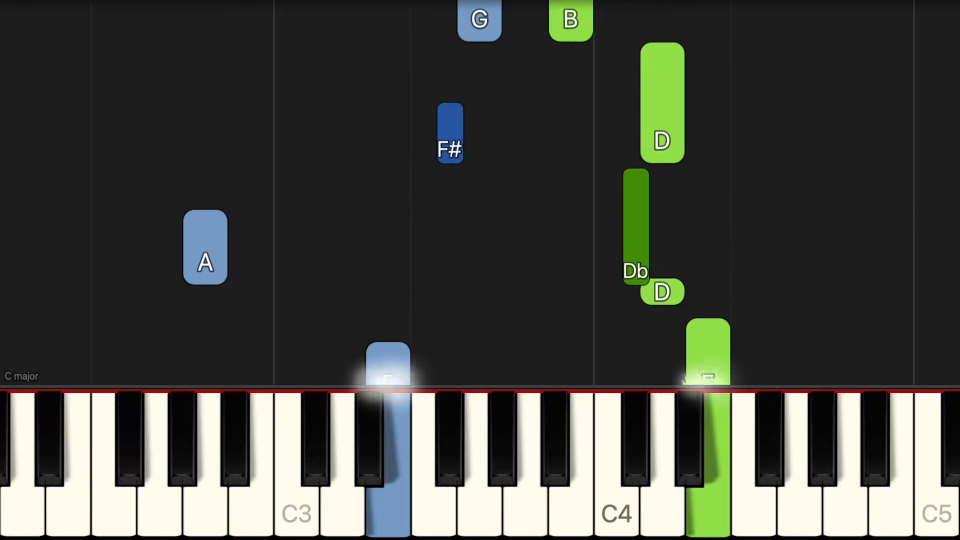
#> input picture frame 1151 of videos/heart_and_soul.webm, 1920 x 1080 px (shown at 1/2 size)
$ python detect_keys_positions.py
#> lines starting #> are read from the running program, lines starting #| are printed output that depends on the picture; after the words box and inside, x2 and y2 are one past the last pixel; in counts of white or black regions, pixels touching at a corner belong together
import cv2
import numpy as np

def detectar_teclas(video_path):
    # Abrir o vídeo
#> called with video_path = 'videos/heart_and_soul.webm'
    cap = cv2.VideoCapture(video_path)
    if not cap.isOpened():
        raise ValueError("Não foi possível abrir o vídeo. Verifique o arquivo.")

    # Obter total de frames e calcular o frame do meio
    total_frames = int(cap.get(cv2.CAP_PROP_FRAME_COUNT))
    middle_frame_idx = total_frames // 2
    cap.set(cv2.CAP_PROP_POS_FRAMES, middle_frame_idx)

    # Capturar o frame do meio
    ret, frame = cap.read()
#> frame is the input picture: shape (1080, 1920, 3); mean B, G, R 65.5, 71.4, 69.4
    cap.release()

    if not ret:
        raise ValueError("Não foi possível capturar o frame do meio do vídeo.")

    # Converter para escala de cinza
    gray = cv2.cvtColor(frame, cv2.COLOR_BGR2GRAY)
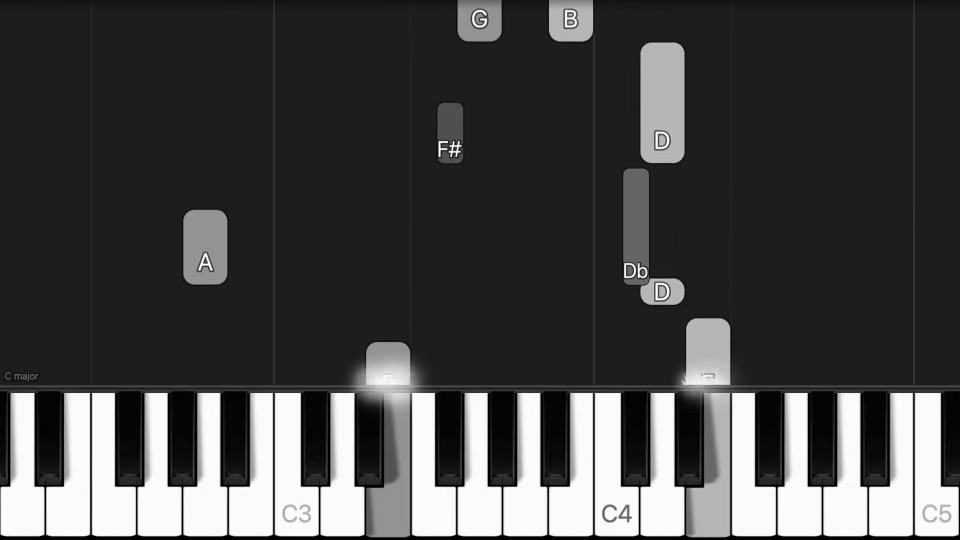
#> gray: shape (1080, 1920) (shown at 1/2 size); min 0, max 255, mean 70.2

    # Aplicar detecção de bordas
    edges = cv2.Canny(gray, 50, 150)
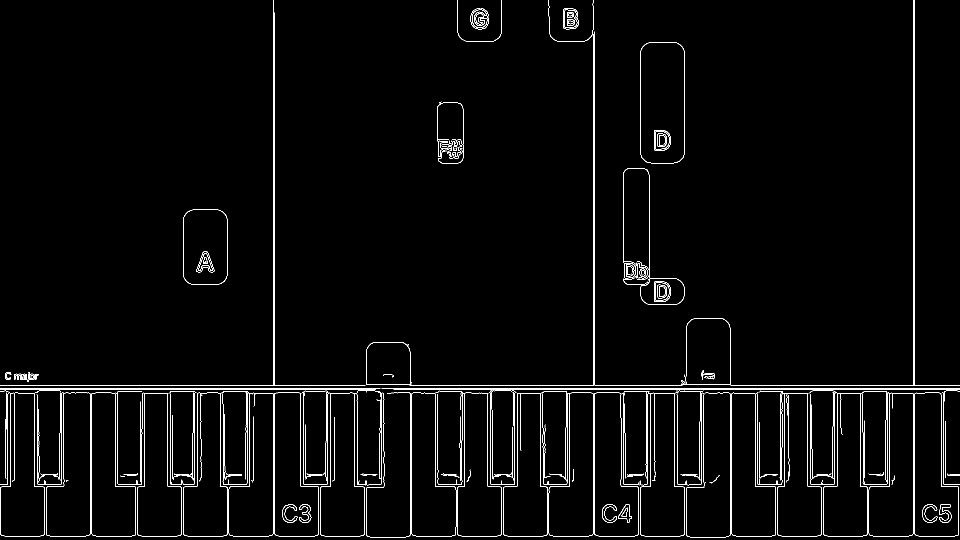
#> edges: shape (1080, 1920) (shown at 1/2 size); 2.3% white in thin lines or dots

    # Encontrar contornos
    contours, _ = cv2.findContours(edges, cv2.RETR_EXTERNAL, cv2.CHAIN_APPROX_SIMPLE)
#> contours = 133 contours, 97 with area under 20; largest, box (x1, y1, x2, y2) and area: (366, 782, 547, 1073) 34886, (1243, 782, 1370, 1073) 27047, (1280, 84, 1370, 327) 20991, (73, 785, 181, 1073) 18632, (1829, 785, 1918, 1073) 18624

    # Lista para armazenar coordenadas centrais
    key_centers = []

    for contour in contours:
        x, y, w, h = cv2.boundingRect(contour)
        center_x = x + w // 2
        center_y = y + h // 2
        key_centers.append((center_x, center_y))
#> this loop made 133 passes
#> (x, y, w, h, center_x, center_y) on passes 2, 3, 4, 5, 6, 7, 8, 9, 14, 15, 16, 17: (1655, 952, 8, 4, 1659, 954), (1521, 952, 9, 5, 1525, 954), (909, 952, 9, 4, 913, 954), (611, 952, 11, 7, 616, 955), (450, 952, 11, 8, 455, 956), (374, 952, 10, 4, 379, 954), (108, 952, 10, 7, 113, 955), (1419, 951, 21, 16, 1429, 959), (1529, 948, 27, 3, 1542, 949), (1366, 948, 29, 4, 1380, 950), (1361, 948, 10, 3, 1366, 949), (882, 948, 12, 3, 888, 949)
#> (contour, x, y, w, h, center_x, center_y) on passes 1, 10, 11, 12, 13, 34: ([[1410, 964], [1410, 965]], 1410, 964, 1, 2, 1410, 965), ([[241, 951], [241, 952], [249, 952], [242, 952]], 241, 951, 9, 2, 245, 952), ([[1527, 950], [1533, 950]], 1527, 950, 7, 1, 1530, 950), ([[1899, 948], [1919, 948]], 1899, 948, 21, 1, 1909, 948), ([[1633, 948], [1655, 948]], 1633, 948, 23, 1, 1644, 948), ([[610, 849], [610, 956]], 610, 849, 1, 108, 610, 903)
#> after the loop, key_centers = 133 pairs, first value 8 to 1909, second value 37 to 965

    # Ordenar as teclas da esquerda para a direita
    key_centers = sorted(key_centers, key=lambda coord: coord[0])

    return key_centers

# Exemplo de uso
video_path = "videos/heart_and_soul.webm"
teclas = detectar_teclas(video_path)
#> teclas has the same summary as key_centers in detectar_teclas
print(teclas)
#> (printed output is left out)
